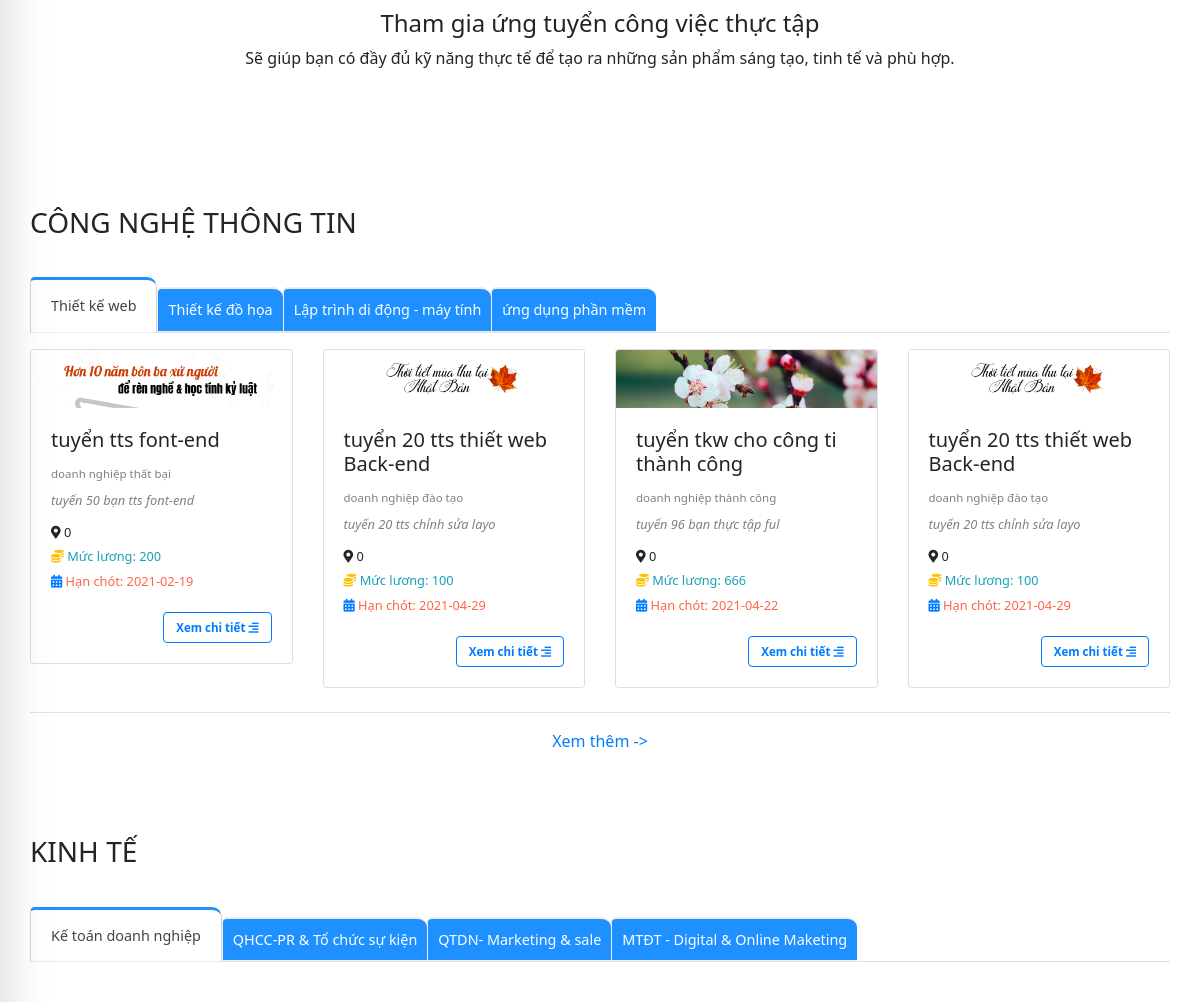
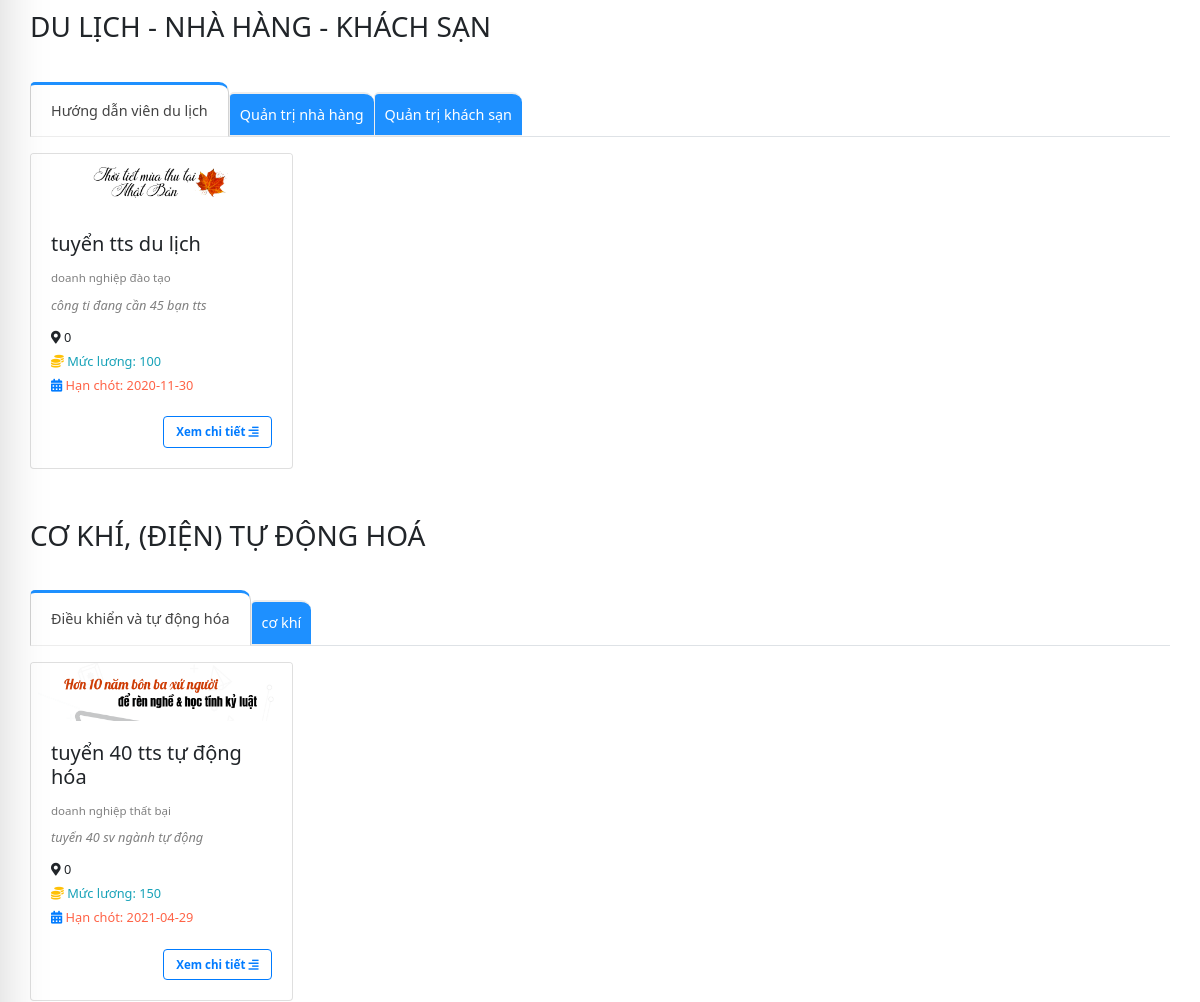
/site/index.php (middle part), run on an earlier commit of the app's database (2 pictures, top to bottom).
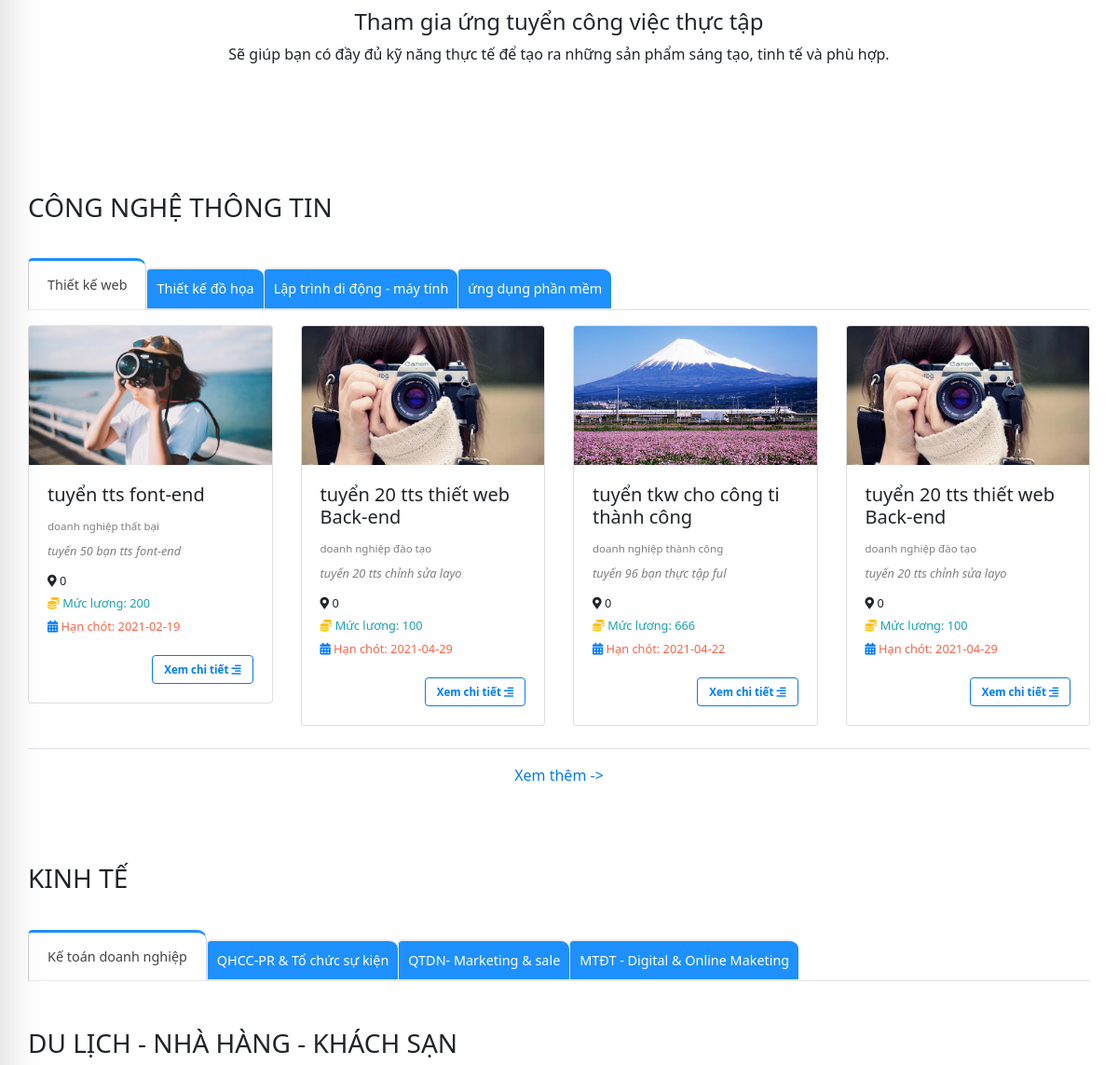
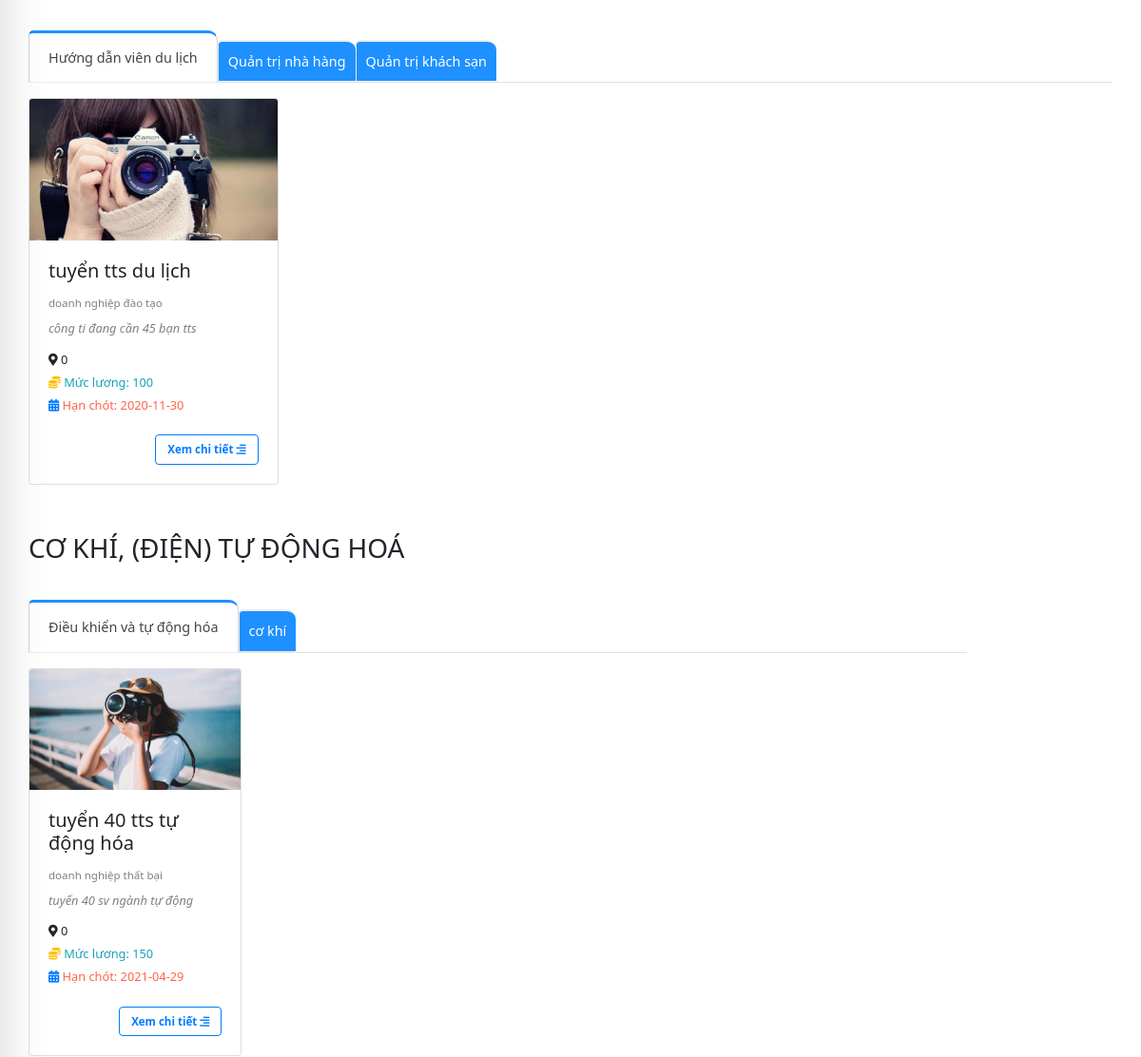
And on a later commit of the database (2 pictures, top to bottom).
### tables this page shows
CREATE TABLE `nhom_nganh` (
  `id_nn` int(11) NOT NULL,
  `ten_nn` varchar(100) NOT NULL,
  `an_hien` tinyint(1) DEFAULT NULL
);

CREATE TABLE `nganh` (
  `id_nganh` int(11) NOT NULL,
  `ten_nganh` varchar(100) NOT NULL,
  `an_hien` tinyint(1) DEFAULT NULL,
  `id_nn` int(11) NOT NULL
);

CREATE TABLE `dang_tuyen` (
  `id_dt` int(11) NOT NULL,
  `tieu_de` varchar(100) NOT NULL,
  `mo_ta` varchar(1000) NOT NULL,
  `yeu_cau` varchar(1000) NOT NULL,
  `quyen_loi` varchar(1000) NOT NULL,
  `sl_sv_can` int(11) NOT NULL,
  `sl_sv_dk` int(11) NOT NULL,
  `thoi_gian` date DEFAULT NULL,
  `vi_tri` tinyint(1) NOT NULL COMMENT '0 nhân viên thực tập\r\n1 nhân viên chính thức',
  `kinh_nghiem` tinyint(1) DEFAULT 0 COMMENT '0: không cần\r\n1: cần',
  `luong` int(12) NOT NULL,
  `thoi_gian_tt` int(2) NOT NULL COMMENT 'từ 1-12 giá trị theo tháng',
  `full_part_time` tinyint(1) NOT NULL COMMENT '0 part time\r\n1 full time',
  `thoi_gian_lam_viec` tinyint(1) NOT NULL COMMENT '0 làm t2-t6\r\n1 lam thu2-thu7\r\n2 lam thu2-cn',
  `che_do_bao_hiem` tinyint(1) DEFAULT 0,
  `du_lich` tinyint(1) DEFAULT 0,
  `che_do_thuong` tinyint(1) DEFAULT 0,
  `dao_tao` tinyint(1) DEFAULT 0,
  `tang_luong` tinyint(1) DEFAULT 0,
  `nghi_phep_nam` tinyint(1) DEFAULT 0,
  `id_dn` int(11) NOT NULL,
  `id_nganh` int(11) NOT NULL,
  `an_hien` tinyint(1) NOT NULL
);

CREATE TABLE `doanh_nghiep` (
  `id_dn` int(11) NOT NULL,
  `id_user` int(12) NOT NULL,
  `ten_dn` varchar(100) NOT NULL,
  `banner` varchar(200) DEFAULT NULL,
  `anh` varchar(200) DEFAULT NULL,
  `dia_chi` varchar(100) NOT NULL,
  `phuong_xa` varchar(50) NOT NULL,
  `quan_huyen` varchar(50) NOT NULL,
  `tinh_tp` varchar(50) NOT NULL,
  `toa_do` varchar(30) NOT NULL COMMENT 'lat và lng cách nhau bởi dấu ,',
  `masothue` int(10) NOT NULL,
  `fax` int(10) NOT NULL,
  `sdt` varchar(11) NOT NULL,
  `sdt_ban` varchar(11) NOT NULL,
  `facebook` varchar(200) NOT NULL,
  `website` varchar(200) NOT NULL,
  `ngay_cap_nhap` date DEFAULT NULL,
  `an_hien` tinyint(1) DEFAULT 1,
  `stt` int(3) NOT NULL
);

### system/database.php (called while the page is built, shortened)
<?php
    function getConnection()  {
        try {
            $conn = new PDO("mysql:host=".HOST_DB.";dbname=".NAME_DB, USER_DB, PASS_DB);
            $conn->setAttribute(PDO::ATTR_ERRMODE, PDO::ERRMODE_EXCEPTION);
            return $conn;
            } catch(PDOException $e) {
            echo "Connection failed: " . $e->getMessage();
            }
        }
    function query($sql)   {
        $conn = getConnection();
        $result = $conn->query($sql);
        return $result;
        }
    function queryOne($sql) {
        $conn = getConnection();
        $result = $conn->query($sql);
        $row = $result->fetch(PDO::FETCH_ASSOC);
        return $row;
    }
?>

### site/model/home.php (called while the page is built, shortened)
<?php
require_once('../system/database.php');
function ds_nn(){
    $sql ="SELECT * FROM nhom_nganh";
   return query($sql);
}
function ds_nganh($id){
    $sql ="SELECT * FROM nganh where id_nn=$id";
   return query($sql);
}
function ds_dt($id){
    $sql ="SELECT * from dang_tuyen where id_nganh=$id and curdate() <= thoi_gian and sl_sv_can > sl_sv_dk order by id_dt desc";
    return query($sql);
}
function checkdoanhnghiepbyid($id){
    $sql="select * from doanh_nghiep where id_dn='$id'";
    return queryOne($sql);
}
?>

### site/view/home.php (the view, shortened to what this page needs)
<div id="home">
      <div class="row">
          <div class="home-note col-12  text-center">
              <h4 class=" m-auto">Tham gia ứng tuyển công việc thực tập</h4>
              <p class="mt-2">Sẽ giúp bạn có đầy đủ kỹ năng thực tế để tạo ra những sản phẩm sáng tạo, tinh tế và phù hợp.</p>
          </div>
      </div>
      <?php
      foreach($ds_nn as $ds_nn){ $ds_nganh=ds_nganh($ds_nn['id_nn']); ?>
      <div class=" row home-list-job">
          <div class="col-12">
              <h3 class="mb-5"><?=$ds_nn['ten_nn']?></h3>
              <ul class=" nav nav-tabs ">
                  <?php
                   $i=1;
                  foreach($ds_nganh as $ds_nganh){
                     $a=$ds_nganh['id_nganh'];
                  ?>
                  <li class="nav-item ">
                      <a class="nav-link <?php if($i==1) echo 'active';?>" data-toggle="tab" href="#menu<?=$a.$i?>"><?=$ds_nganh['ten_nganh']?></a>
                  </li>
                  <?php $i= $i + 1; } ?>
              </ul>
              <div class="tab-content">
                  <?php
                   $ds_nganh=ds_nganh($ds_nn['id_nn']);
                   $k=1;
                  foreach($ds_nganh as $ds_nganh){
                      $a=$ds_nganh['id_nganh'];
                      $ds_dt=ds_dt($ds_nganh['id_nganh']);
                      ?>
                  <div id="menu<?=$a.$k?>" class="tab-pane <?php if($k==1) echo 'active';?>">
                      <div class="row d-flex flex-wrap ">
                      <?php $dem=1; foreach($ds_dt as $ds_dt){
                          if($dem>4) break;
                          $thongtindn=checkdoanhnghiepbyid($ds_dt['id_dn']);
                          ?>
                          <div class="col-lg-3 col-md-6 mt-3 float-left">
                              <div class="card">
                                  <img class="card-img-top " src="../uploads/<?=$thongtindn['anh']?>" onerror=this.src="../uploads/700x400.png" alt="Card image cap ">
                                  <div class="card-body small">
                                      <h5 class="card-title "><?=$ds_dt['tieu_de']?></h5>
                                      <a href="" class="card-text text-gray "><?=$thongtindn['ten_dn']?></a>
                                      <p class="card-text text-gray py-2 font-italic"><?php echo substr($ds_dt['mo_ta'],0,33)?></p>
                                      <p class="card-text "><i class="fas fa-map-marker-alt    "></i> <?=$ds_dt['vi_tri']?></p>
                                      <p class="card-text text-info  "><i class="fas fa-coins   text-warning    "></i> Mức lương: <?=$ds_dt['luong']?></p>
                                      <p class="card-text  text-tomato"><i class="fas fa-calendar-alt   text-primary "></i> Hạn chót: <?=$ds_dt['thoi_gian']?></p>
                                      <a href="index.php?act=thongtindt&id_dt=<?=$ds_dt['id_dt']?>" class="btn btn-outline-primary font-weight-bold float-right mt-3">Xem chi tiết <i class="fas fa-align-right    "></i></a>
                                  </div>
                              </div>
                          </div>
                          <?php if($dem==4){?>
                       <div class=" col-12 mt-4">
                              <p class=" text-center border-top p-3"><a href="index.php?act=listjob&id_nganh=<?=$ds_nganh['id_nganh']?>" class=" text-primary">Xem thêm -></a></p>
                          </div>
                          <?php } ?>
                          <?php  $dem++;}?>
                      </div>
                      </div>
          <?php
        $k++;  } ?>
  </div></div>
      <?php } ?>

### site/index.php (shortened to what this page needs)
<?php
    $ctrl ='home';
    $pathFile = "controller/$ctrl.php";
    if(file_exists($pathFile) == true) require_once $pathFile;
    else echo "Controller $ctrl ko ton tai.!";
?>

### site/controller/home.php (shortened to what this page needs)
<?php
require_once "../system/database.php";
require_once('model/home.php');
  $act = "index";
  switch ($act) {
    case "index":
          $ds_nn=ds_nn();
          require_once "view/layout.php";
      break;
    }
?>

### site/view/layout.php (shortened to what this page needs)
<!DOCTYPE html>
<html lang="en">
<head>
    <link rel="stylesheet" href="https://pro.fontawesome.com/releases/v5.10.0/css/all.css" />
    <link rel="stylesheet" href="https://stackpath.bootstrapcdn.com/bootstrap/4.3.1/css/bootstrap.min.css">
    <link rel="stylesheet" href="view/css/style.css">
</head>
<body>
    <main id="main">
        <div class="container">
            <?php include $view; ?>
    </main>
</body>
</html>

### site/view/css/style.css (style rules this page uses)
body { padding-top: 70px; font-family: 'Segoe UI', Tahoma, Geneva, Verdana, sans-serif; font-size: 12pt; }
.container { max-width: 1366px; }
img { width: 100%; }
a { color: black; }
.text-tomato { color: tomato; }
.text-gray { color: gray !important; }
#main { min-height: 500px; }
.home-note { margin-bottom: 70px; }
.home-list-job { margin: 50px 0; }
#home .nav-tabs li a { padding: 10px 10px; border: 1px solid #ededed; border-top: 2px solid #ededed; border-right: 0px none; background-color: dodgerblue; color: #fff; border-radius: 5px 10px 0px 0; margin-right: 0px; font-weight: 500; transition: all 0.1s ease 0s; font-size: 0.9em; }
#home .nav-tabs li a.active, #home .nav-tabs li a.active:focus, #home .nav-tabs li a.active:hover { border-top: 3px solid dodgerblue; border-right: 1px solid #d3d3d3; border-left: 1px solid #d3d3d3; margin-top: -10px; color: #444; padding: 15px 20px; background: white; }
.card-body p { margin-bottom: 5px; }
.text-gray, footer a { color: lightgray; }
body { padding-top: 70px; font-family: 'Segoe UI', Tahoma, Geneva, Verdana, sans-serif; font-size: 12pt; position: relative; }
#home .card-body a { font-size: 0.9em; }

What changed in the data, as far as the page shows it:
changed dang_tuyen "tuyển tts font-end": id_dn.anh: a different picture
changed through a linked row, dang_tuyen (number 2 of 6 on the later page): id_dn.anh: a different picture
changed through a linked row, dang_tuyen "tuyển tkw cho công ti thành công": id_dn.anh: a different picture
changed through a linked row, dang_tuyen (number 4 of 6 on the later page): id_dn.anh: a different picture
changed through a linked row, dang_tuyen "tuyển tts du lịch": id_dn.anh: a different picture
changed through a linked row, dang_tuyen "tuyển 40 tts tự động hóa": id_dn.anh: a different picture
